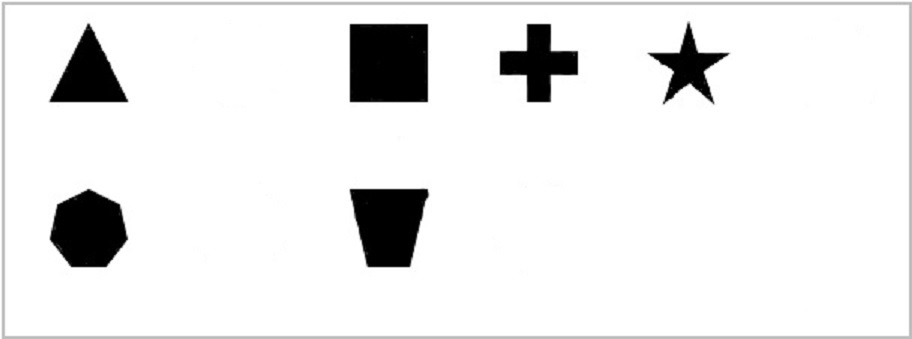
#> input picture shapes.jpg, 912 x 339 px
$ python tutorial_2.py
#> lines starting #> are read from the running program, lines starting #| are printed output that depends on the picture; after the words box and inside, x2 and y2 are one past the last pixel; in counts of white or black regions, pixels touching at a corner belong together
#> further down, img is the input picture: shape (339, 912, 3); min 0, max 255, mean 233.8
import cv2
import numpy as np
import math


class ShapeRecognition(object):
    def __init__(self, img):
        self.img = img
        self.debug_img = img
        self.contours = None
        self.binary_img = None

    def create_binary_img(self, lower=[0, 0, 0], upper=[15, 15, 15]):
        self.binary_img = cv2.inRange(
            self.img, np.array(lower), np.array(upper))
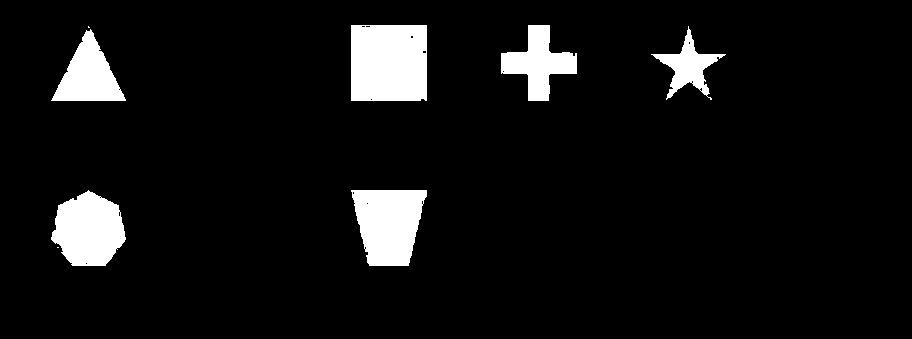
#> self.binary_img: shape (339, 912); 7% white; 8 white regions (2 under 20 px), largest, box (x1, y1, x2, y2) and area: (351, 25, 427, 101) 5751, (351, 190, 427, 266) 4414, (51, 190, 126, 266) 4126, (51, 29, 126, 101) 2846, (501, 25, 577, 101) 2805, (651, 26, 726, 100) 1731
        kernel = np.ones((5, 5), np.uint8)
        self.binary_img = cv2.morphologyEx(
            self.binary_img, cv2.MORPH_CLOSE, kernel)
#> self.binary_img: shape (339, 912); 7.1% white; 6 white regions, box (x1, y1, x2, y2) and area: (351, 25, 427, 101) 5776, (351, 190, 427, 266) 4429, (51, 190, 126, 266) 4160, (51, 26, 126, 101) 2861, (501, 25, 577, 101) 2813, (651, 26, 726, 100) 1766
        self.binary_img = cv2.dilate(self.binary_img, kernel, iterations=1)
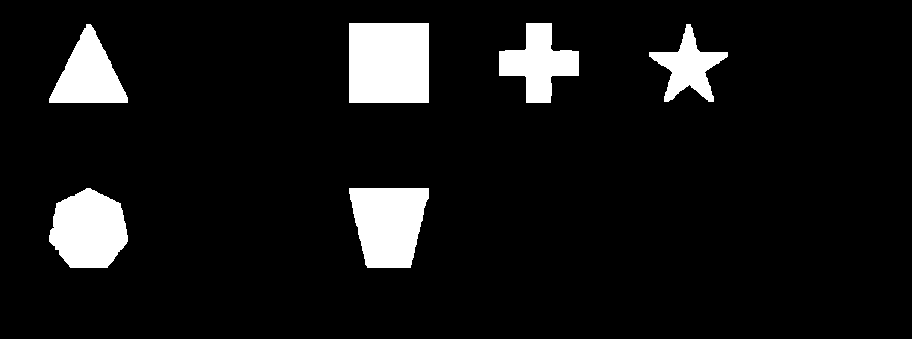
#> self.binary_img: shape (339, 912); 8.3% white; 6 white regions
        return self.binary_img

    def find_contours(self):
        (flags, self.contours, h) = cv2.findContours(
            self.binary_img,
            cv2.RETR_TREE,
            cv2.CHAIN_APPROX_SIMPLE
        )
#> self.contours = 6 contours; box (x1, y1, x2, y2) and area: (349, 23, 429, 103) 6241, (349, 188, 429, 268) 4912, (49, 188, 128, 268) 4664, (49, 24, 128, 103) 3356, (499, 23, 579, 103) 3294, (649, 24, 728, 102) 2372; h = [[1, -1, -1, -1], [2, 0, -1, -1], [3, 1, -1, -1], [4, 2, -1, -1], [5, 3, -1, -1], [-1, 4, -1, -1]]
        return self.contours

    def get_angle(self, p1, p2, p3):

        vector1 = [(p1[0][0] - p2[0][0]), (p1[0][1] - p2[0][1])]
        vector2 = [(p1[0][0] - p3[0][0]), (p1[0][1] - p3[0][1])]

        cos = [((vector1[0] * vector2[0]) + (vector1[1] * vector2[1]))/((math.sqrt(math.pow(vector1[0], 2)
                                                                                   )+math.pow(vector1[1], 2)) + (math.sqrt(math.pow(vector2[0], 2))+math.pow(vector2[1], 2)))]
        degree = math.degrees(cos[0])
        degree = 90 - degree

        return degree

    def draw_debug_text(self, contour, cx, cy, text):
        cv2.drawContours(self.debug_img, [contour], 0, (0, 0, 255), 3)
        cv2.putText(self.debug_img, text, (cx-35, cy+65),
                    cv2.FONT_HERSHEY_SIMPLEX, 0.60, (255, 0, 0), 2, cv2.LINE_AA)

    def find_shapes(self):
        self.create_binary_img()
        self.find_contours()
        for n, cnt in enumerate(self.contours):
            # Number of curves in the contour
            approx = cv2.approxPolyDP(
                cnt, 0.02*cv2.arcLength(cnt, True), True)
            M = cv2.moments(cnt)
            if M['m00'] > 300:
                cx = int(M['m10']/M['m00'])  # x-position of center
                cy = int(M['m01']/M['m00'])  # y-position of center
                p1 = approx[0]
                p2 = approx[1]
                p3 = approx[-1]
                if len(approx) >= 3 and len(approx) <= 3:  # for a triangle
                    self.draw_debug_text(cnt, cx, cy, "Triangle")
#> this loop made 6 passes
#> (cx, cy, p1, p2, p3) on passes 2 to 5: (88, 229, [[56, 203]], [[49, 235]], [[90, 188]]), (688, 66, [[686, 24]], [[677, 52]], [[700, 52]]), (88, 74, [[86, 24]], [[49, 102]], [[127, 102]]), (538, 62, [[526, 23]], [[526, 48]], [[551, 23]])
#> (approx, cx, cy) on passes 1, 6: ([[349, 188], [367, 267], [410, 267], [428, 188]], 388, 223), ([[349, 23], [349, 102], [428, 102], [428, 23]], 388, 62)


if __name__ == "__main__":
    img = cv2.imread("shapes.jpg")
    shape_recognition = ShapeRecognition(img)

    shape_recognition.find_shapes()

    combined = np.vstack(
        (shape_recognition.debug_img, cv2.cvtColor(shape_recognition.binary_img, cv2.COLOR_GRAY2BGR)))
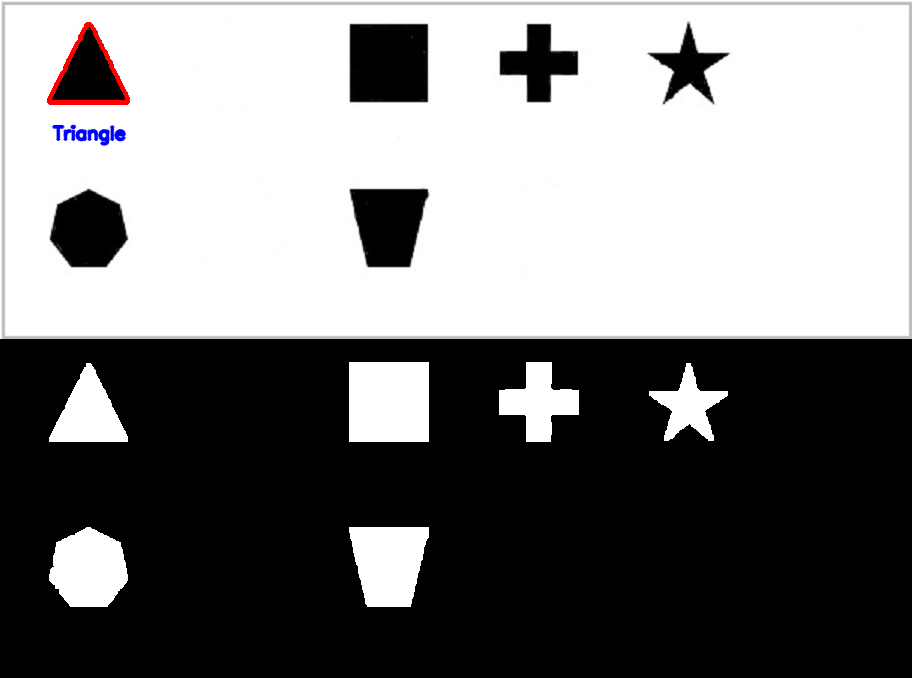
#> combined: shape (678, 912, 3); mean B, G, R 127.1, 126.9, 127.4
    cv2.imshow("combined", combined)
    cv2.waitKey(0)
